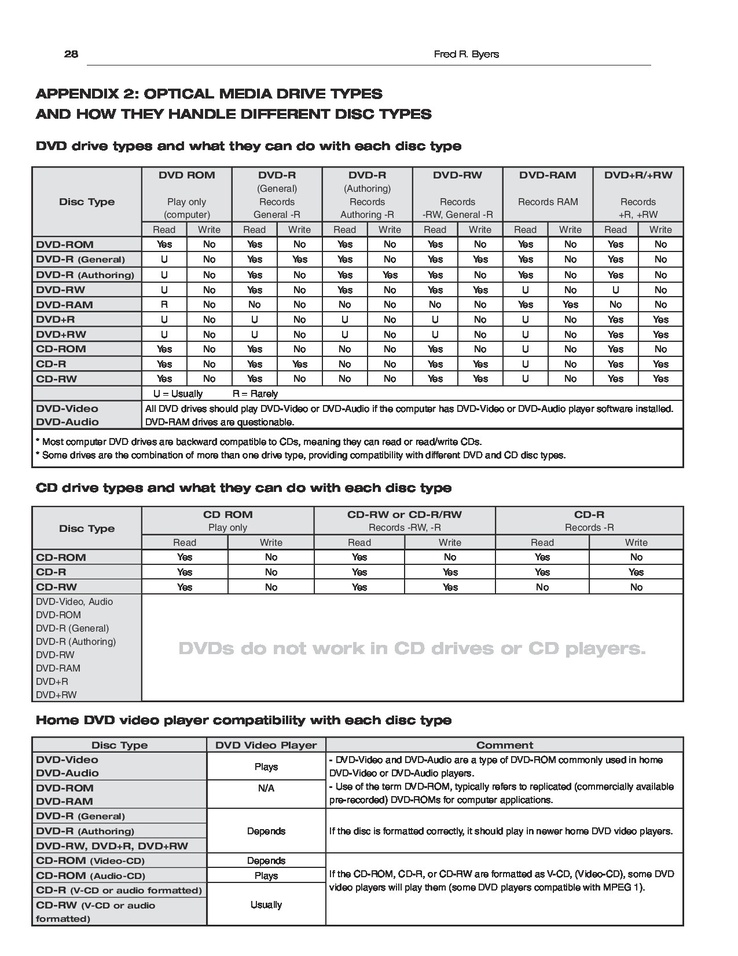
#> input picture table.jpg, 738 x 956 px, shrunk from 1275 x 1650 before the run
$ jupyter execute --allow-errors table_extraction.ipynb   (shell and % lines are left out)   (older library calls are emulated)
#> lines starting #> are read from the running program, lines starting #| are printed output that depends on the picture; after the words box and inside, x2 and y2 are one past the last pixel; in counts of white or black regions, pixels touching at a corner belong together
[cell 1]
from sklearn.cluster import AgglomerativeClustering
from pytesseract import Output
from tabulate import tabulate
import pandas as pd
import numpy as np
import pytesseract
import argparse
import imutils
import cv2

[cell 2]
# https://pyimagesearch.com/2022/02/28/multi-column-table-ocr/
ap = argparse.ArgumentParser()
ap.add_argument("-i", "--image", default='table.jpg',
	help="path to input image to be OCR'd")
ap.add_argument("-o", "--output", default='output.png',
	help="path to output CSV file")
ap.add_argument("-c", "--min-conf", type=int, default=0,
	help="minimum confidence value to filter weak text detection")
ap.add_argument("-d", "--dist-thresh", type=float, default=25.0,
	help="distance threshold cutoff for clustering")
ap.add_argument("-s", "--min-size", type=int, default=2,
	help="minimum cluster size (i.e., # of entries in column)")
args = vars(ap.parse_args())

[cell 3]
np.random.seed(45)

image = cv2.imread('table.jpg')
#> image is the input picture: shape (956, 738, 3); mean B, G, R 226.3, 225.9, 225.7
gray = cv2.cvtColor(image, cv2.COLOR_BGR2GRAY)

[cell 4]
kernel = cv2.getStructuringElement(cv2.MORPH_RECT, (51,11))
gray = cv2.GaussianBlur(gray, (3, 3), 0)
blackhat = cv2.morphologyEx(gray, cv2.MORPH_BLACKHAT, kernel)
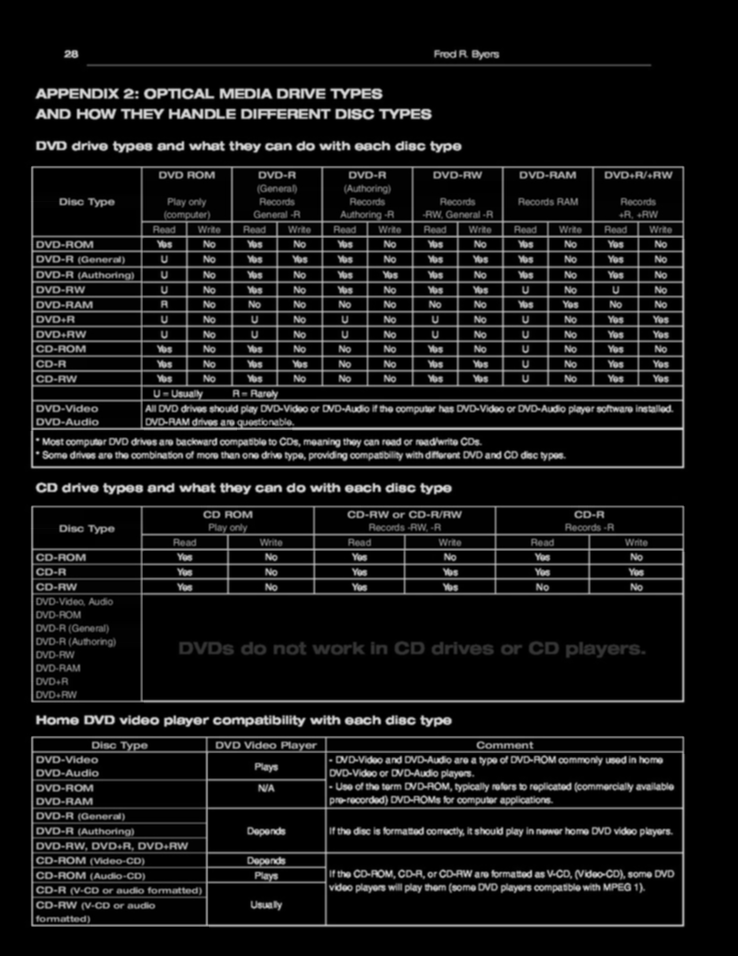
#> blackhat: shape (956, 738); min 0, max 221, mean 22.7

grad = cv2.Sobel(blackhat, ddepth=cv2.CV_32F, dx=1, dy=0, ksize=-1)
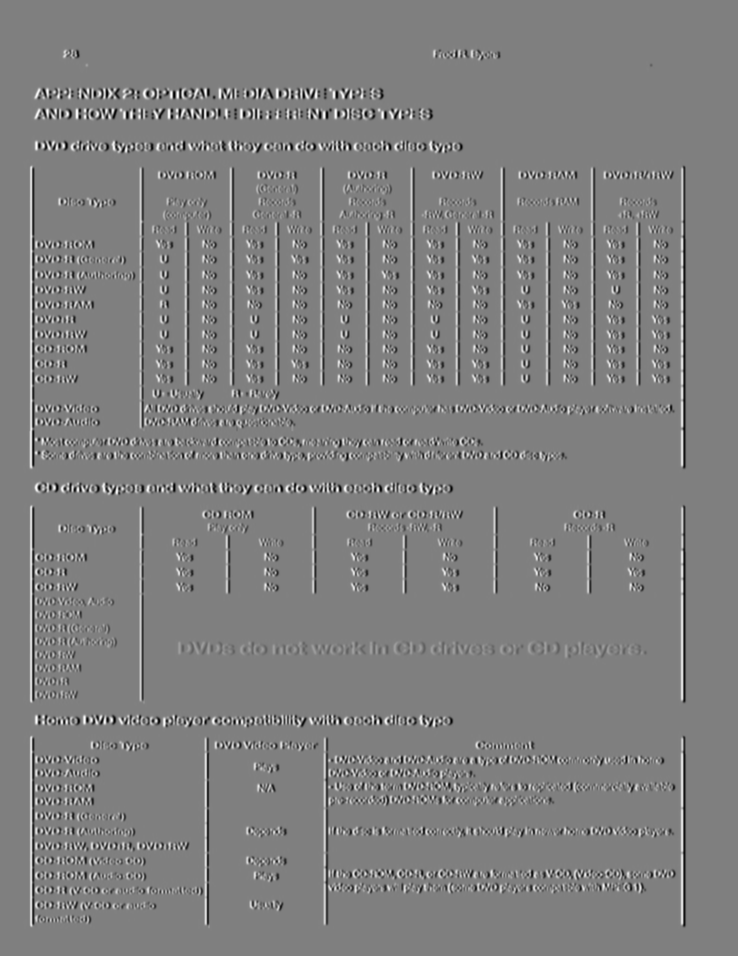
#> grad: shape (956, 738) float32; min -2736, max 2720, mean 0; drawn with min black and max white
grad = np.absolute(grad)
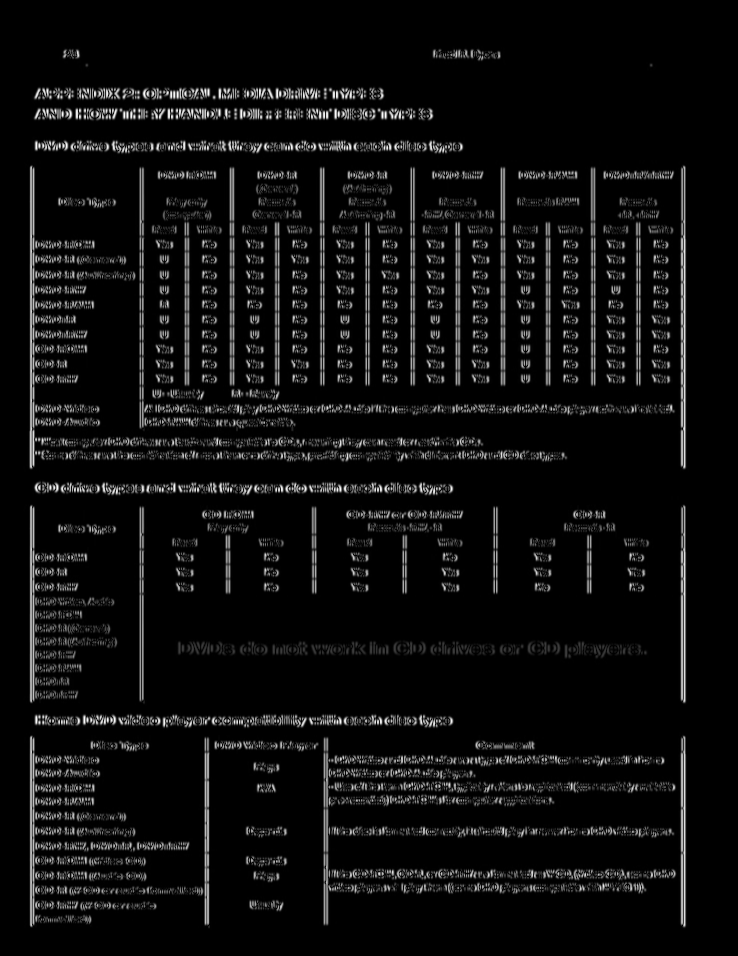
#> grad: shape (956, 738) float32; min 0, max 2736, mean 153.8; drawn with min black and max white
(minVal, maxVal) = (np.min(grad), np.max(grad))
#> minVal = 0; maxVal = 2736

grad = (grad - minVal) / (maxVal - minVal)
grad = (grad * 255).astype('uint8')


grad = cv2.morphologyEx(grad, cv2.MORPH_CLOSE, kernel)
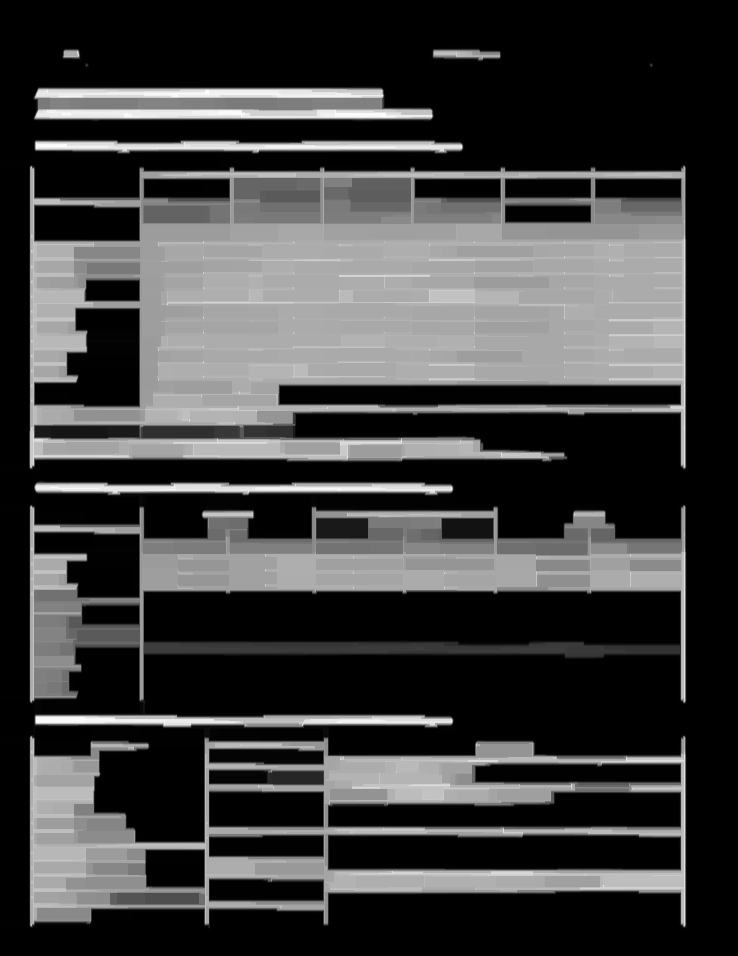
#> grad: shape (956, 738); min 0, max 255, mean 61.6
thresh = cv2.threshold(grad, 0, 255, cv2.THRESH_BINARY | cv2.THRESH_OTSU)[1]
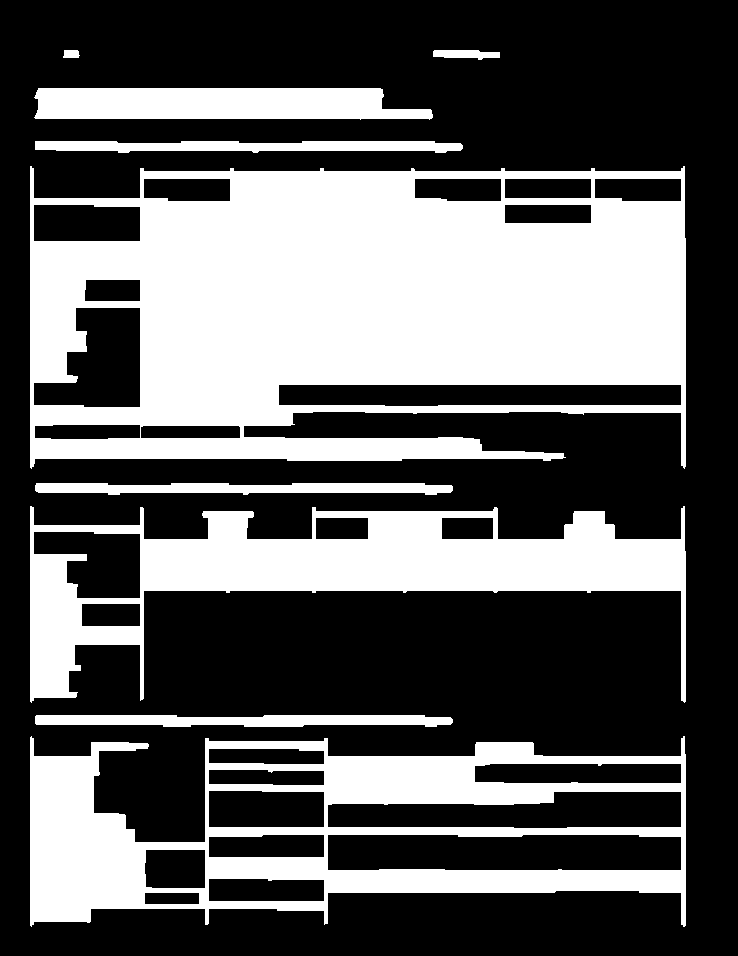
#> thresh: shape (956, 738); 36.8% white; 9 white regions, largest, box (x1, y1, x2, y2) and area: (30, 166, 686, 469) 141134, (30, 736, 686, 927) 50017, (30, 506, 686, 703) 44263
thresh = cv2.dilate(thresh, None, iterations=3)
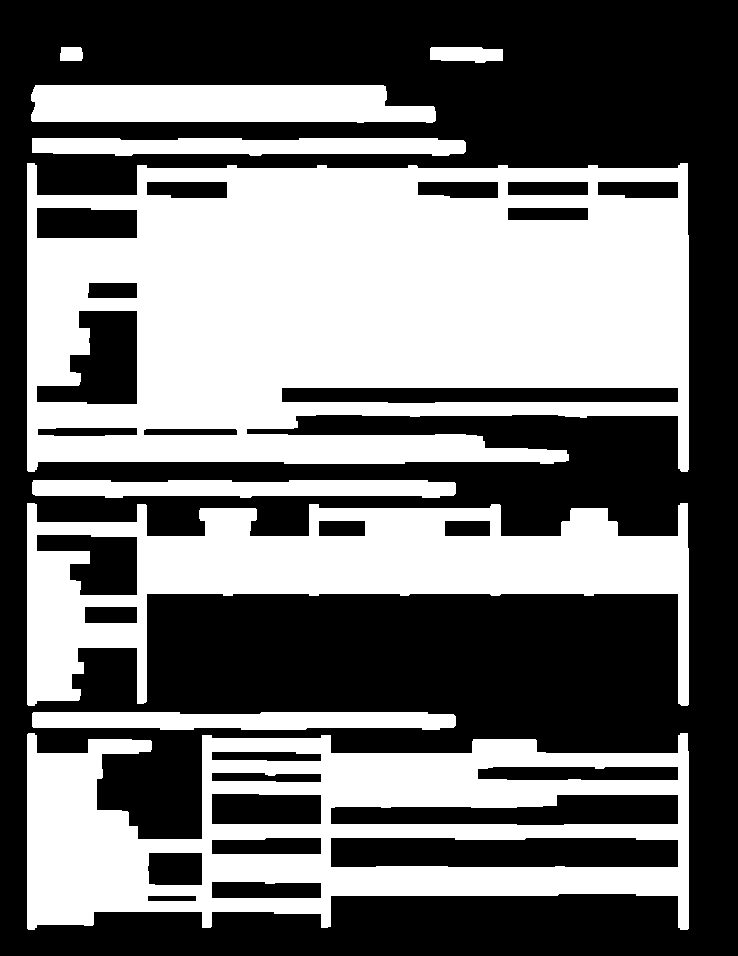
#> thresh: shape (956, 738); 44.8% white; 9 white regions
cv2.imshow("Thresh", thresh)

[cell 5]
# find contours in the thresholded image and grab the largest one,
# which we will assume is the stats table
cnts = cv2.findContours(thresh.copy(), cv2.RETR_EXTERNAL,
	cv2.CHAIN_APPROX_SIMPLE)
#> cnts = 9 contours; largest, box (x1, y1, x2, y2) and area: (27, 163, 689, 472) 179572, (27, 733, 689, 930) 96312, (27, 503, 689, 706) 58930, (31, 85, 436, 123) 13448, (32, 712, 456, 730) 6356
cnts = imutils.grab_contours(cnts)
tableCnt = max(cnts, key=cv2.contourArea)
#> tableCnt = contour of 141 points, box (x1, y1, x2, y2) (27, 163, 689, 472), area 179572
# compute the bounding box coordinates of the stats table and extract
# the table from the input image
(x, y, w, h) = cv2.boundingRect(tableCnt)
#> x = 27; y = 163; w = 662; h = 309
table = image[y:y + h, x:x + w]
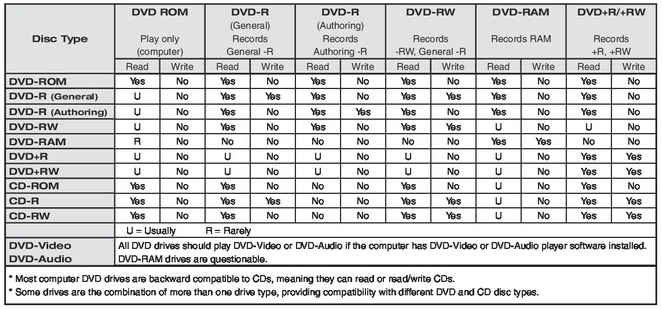
#> table: shape (309, 662, 3); mean B, G, R 209.8, 209.2, 209
# show the original input image and extracted table to our screen
cv2.imshow("Input", image)
cv2.imshow("Table", table)
